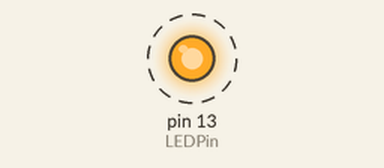
Bench run of a sketch on a simulated Arduino Uno, built with avr-gcc and run on an emulated ATmega328P. Shown: output pins drawn as LEDs (lit = HIGH). Dashed ring = blinking.

Above: at 0.5 s.
Timing chart, 0 to 4.6 s (numbered marks = the images above):
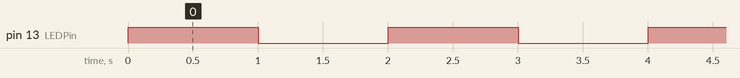

Measured:
- by itself, pin 13 (LEDPin): alternates HIGH for 1.0 s and LOW for 1.0 s

The sketch:

01_Blink.ino
```cpp
int LEDPin = 13;
int WaitTime = 1000;

void setup()
{
	pinMode(LEDPin, OUTPUT);
}

void loop()
{
	digitalWrite(LEDPin, HIGH);
	delay(WaitTime);
	digitalWrite(LEDPin, LOW);
	delay(WaitTime);
}
```
